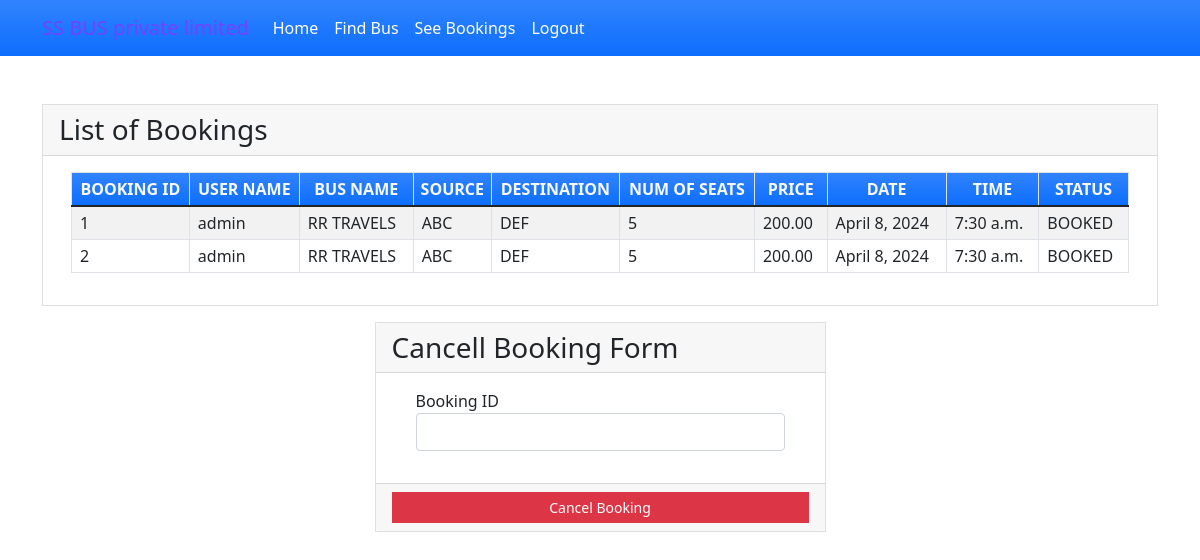
/seebookings (signed in), run on the app's committed database.
### myapp/models.py (models this page shows, shortened)
class Book(models.Model):
    BOOKED = 'B'
    CANCELLED = 'C'
    TICKET_STATUSES = ((BOOKED, 'Booked'),
                       (CANCELLED, 'Cancelled'),)
    email = models.EmailField()
    name = models.CharField(max_length=30)
    userid =models.DecimalField(decimal_places=0, max_digits=2)
    busid=models.DecimalField(decimal_places=0, max_digits=2)
    bus_name = models.CharField(max_length=30)
    source = models.CharField(max_length=30)
    dest = models.CharField(max_length=30)
    nos = models.DecimalField(decimal_places=0, max_digits=2)
    price = models.DecimalField(decimal_places=2, max_digits=6)
    date = models.DateField()
    time = models.TimeField()
    status = models.CharField(choices=TICKET_STATUSES, default=BOOKED, max_length=2)
    class Meta:
        verbose_name_plural = "List of Books"

### myapp/views.py (the view)
# urls.py: path('seebookings', views.seebookings, name="seebookings"),
@login_required(login_url='signin')
def seebookings(request,new={}):
    context = {}
    id_r = request.user.id
    book_list = Book.objects.filter(userid=id_r)
    if book_list:
        return render(request, 'myapp/booklist.html', locals())
    else:
        context["error"] = "Sorry no buses booked"
        return render(request, 'myapp/findbus.html', context)

### myapp/templates/myapp/booklist.html (shortened to what this page needs)
{% extends 'myapp/base.html' %} {% block content %}
<div class="container my-5">
    <div class="card rounded-0">
        <div class="card-header">
            <div class="card-title h3 mb-0">List of Bookings</div>
        </div>
        <div class="card-body">
            <div class="container-fluid">
                <table class="table table-bordered table-striped">
                    <thead>
                        <tr class="bg-gradient bg-primary text-light">
                            <th class="p-1 text-center">BOOKING ID</th>
                            <th class="p-1 text-center">USER NAME</th>
                            <th class="p-1 text-center">BUS NAME</th>
                            <th class="p-1 text-center">SOURCE</th>
                            <th class="p-1 text-center">DESTINATION</th>
                            <th class="p-1 text-center">NUM OF SEATS</th>
                            <th class="p-1 text-center">PRICE</th>
                            <th class="p-1 text-center">DATE</th>
                            <th class="p-1 text-center">TIME</th>
                            <th class="p-1 text-center">STATUS</th>
                        </tr>
                    </thead>
                    {% for row in book_list %}
                    <tr>
                        <td class="px-2 py-1 align-middle">{{row.id}}</td>
                        <td class="px-2 py-1 align-middle">{{row.name}}</td>
                        <td class="px-2 py-1 align-middle">{{row.bus_name}}</td>
                        <td class="px-2 py-1 align-middle">{{row.source}}</td>
                        <td class="px-2 py-1 align-middle">{{row.dest}}</td>
                        <td class="px-2 py-1 align-middle">{{row.nos}}</td>
                        <td class="px-2 py-1 align-middle">{{row.price}}</td>
                        <td class="px-2 py-1 align-middle">{{row.date}}</td>
                        <td class="px-2 py-1 align-middle">{{row.time}}</td>
                        <td class="px-2 py-1 align-middle">{{row.status}}</td>
                    </tr>
                    {% endfor %}
                </table>
            </div>
        </div>
    </div>
    <div class="row mt-3 justify-content-center">
        <div class="col-lg-5 col-md-7 col-sm-10 col-xs-12">
            <div class="card rounded-0">
                <div class="card-header">
                    <div class="card-title h3 mb-0">Cancell Booking Form</div>
                </div>
                <div class="card-body">
                    <div class="container-fluid">
                        <form action="{% url 'cancellings' %}" method="post" id="cancel-form">
                            <div class="mb-3">
                                <label for="bus_id" class="control-label">Booking ID</label>
                                <input name='bus_id' class="form-control" type="number" id="bus_id">
                            </div>
                        </form>
                    </div>
                </div>
                <div class="card-footer text-center">
                    <button class="btn btn-sm rounded-0 btn-danger w-100" form="cancel-form">Cancel Booking</button>
                </div>
            </div>
        </div>
    </div>
</div>
{% endblock %}

### myapp/templates/myapp/base.html (shortened to what this page needs)
<!doctype html>
<html lang="en">
<head>
    <link rel="stylesheet" href="https://cdn.jsdelivr.net/npm/bootstrap@5.1.3/dist/css/bootstrap.min.css">
</head>
<body>
<nav class="navbar navbar-expand-lg navbar-light bg-gradient bg-primary">
    <div class="container">
        <a class="navbar-brand" href="#" style="color: rgb(115, 66, 251);">SS BUS private limited</a>
        <div class="collapse navbar-collapse" id="navbarNavAltMarkup">
            <div class="navbar-nav" >
                <a class="nav-item nav-link active" href="{% url 'home' %}" style="color: white;">Home</a>
                <a class="nav-item nav-link" href="{% url 'findbus' %}" style="color: white;">Find Bus</a>
                <a class="nav-item nav-link" href="{% url 'seebookings' %}" style="color: white;">See Bookings</a>
                {% if request.user.is_active %}
                <a class="nav-item nav-link " href="{% url 'signout' %}" style="color: white;">Logout</a>
                {% else %}
                <a class="nav-item nav-link " href="{% url 'signup' %}" style="color: white;">Registration</a>
                {% endif %}
            </div>
        </div>
    </div>
</nav>
{% block content %}
{% endblock %}
</body>
</html>

### myapp/templates/myapp/base.html (style rules this page uses)
body { background-image: url('https://encrypted-tbn0.gstatic.com/images?q=tbn:ANd9GcRtIhiVMAs4saDB0XKMhLDS85e9fAkW7LlaEQ&s'); background-repeat: no-repeat; background-size: cover; }

### data on the page
Book: id "1", name "admin", bus_name "RR TRAVELS", source "ABC", dest "DEF", nos "5", price "200.00", date "April 8, 2024", time "7:30 a.m.", status "BOOKED"
Book: id "2", name "admin", bus_name "RR TRAVELS", source "ABC", dest "DEF", nos "5", price "200.00", date "April 8, 2024", time "7:30 a.m.", status "BOOKED"
